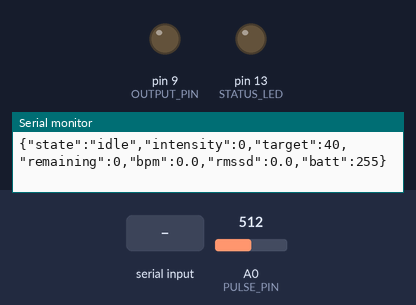
Recording of a sketch running on a simulated Arduino Nano, built with avr-gcc and run on an emulated ATmega328P. On the bench: output pins drawn as LEDs (lit = HIGH), the last lines printed to the serial monitor. The test bench sets the inputs (shaded band); at power-on: A0 (PULSE_PIN) = 512.

Above: at 1.5 s.
1.6 s: "START\n" received over Serial
At 3.6 s:
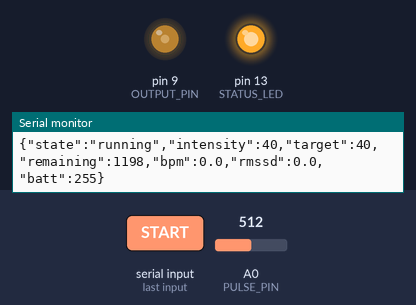
4.6 s: "STOP\n" received over Serial
At 5.71 s:
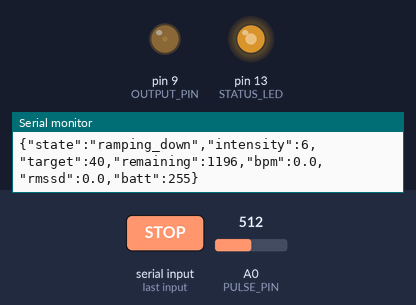
7.6 s: "START\n" received over Serial
At 7.78 s:
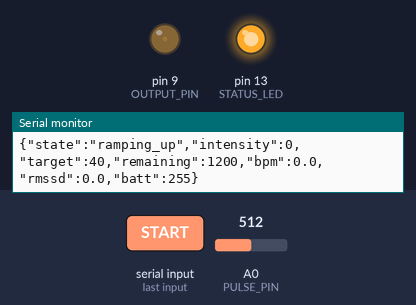
Timing chart, 0 to 10.6 s (numbered marks = the images above; inputs shaded):
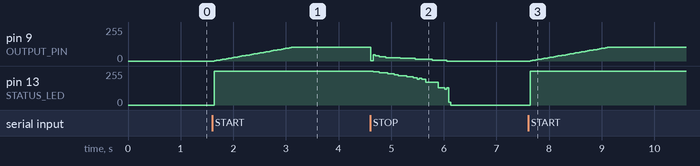

Measured:
- after the input at 1.6 s, pin 9 (OUTPUT_PIN): moves from 0/255 to 102/255 over 1.5 s, starting at once; pin 13 (STATUS_LED): 0/255 → 255/255 at once
- after the input at 7.6 s, pin 9 (OUTPUT_PIN): moves from 0/255 to 102/255 over 1.5 s, starting at once; pin 13 (STATUS_LED): 0/255 → 255/255 at once

The sketch:

nano_session_controller.ino
```cpp
/*
 * AlphaX — Arduino Nano R3 session controller
 * Team AlphaX, BMED 2310
 *
 * WHAT THIS IS FOR
 *   The Nano R3 (ATmega328P) has no Bluetooth radio, so it cannot talk to the
 *   iPhone app by itself. What it CAN do is run the full session state machine
 *   — ramps, timing, safety caps, HRV — driven over the USB serial monitor.
 *
 *   That means you can verify every behaviour your design claims tonight, with
 *   a board you already own, and swap in a radio later without changing any of
 *   the logic below.
 *
 * ADDING BLUETOOTH LATER
 *   Set USE_BLE_MODULE to 1 and wire an HM-10 (or AT-09) BLE module to D10/D11.
 *   Commands then arrive over the module instead of USB.
 *
 *   An HC-05 or HC-06 will NOT work with an iPhone. Those are Bluetooth
 *   Classic / SPP, which iOS does not allow apps to use. Only BLE modules
 *   (HM-10, AT-09) can talk to the app.
 *
 * WIRING (nothing required — the built-in LED works with no parts)
 *   D9   PWM output. Put an LED + 220Ω to GND here to watch the ramp fade.
 *        Later, this is the control line into the LT1637 stage.
 *   D13  built-in LED, lit whenever a session is active. No wiring needed.
 *   A0   pulse sensor analog in (optional)
 *
 *   D10  <- HM-10 TX    (only if USE_BLE_MODULE 1)
 *   D11  -> HM-10 RX    via a divider, see note at the bottom
 *
 * MEMORY NOTE
 *   The Nano has 2 KB of SRAM, so this avoids the String class and keeps
 *   static text in flash with F(). That is why the parsing looks more manual
 *   than the ESP32 version — it is the same logic, written to fit.
 */

#include <stdlib.h>          // dtostrf

// ---------------------------------------------------------------- config ---

#define USE_BLE_MODULE 0     // 0 = USB serial only, 1 = HM-10 on D10/D11

#define OUTPUT_PIN   9       // PWM — LED now, op-amp control later
#define STATUS_LED   13      // built-in, on while a session runs
#define PULSE_PIN    A0      // optional pulse sensor

const uint8_t  MAX_INTENSITY    = 80;     // percent — hard cap
const uint16_t MAX_SESSION_MIN  = 60;     // minutes — auto shut-off ceiling
const uint16_t RAMP_MS          = 1500;   // soft start / soft stop
const uint16_t STATUS_PERIOD_MS = 500;    // status print rate
const uint8_t  SAMPLE_PERIOD_MS = 10;     // 100 Hz pulse sampling

#if USE_BLE_MODULE
  #include <SoftwareSerial.h>
  SoftwareSerial BLESerial(10, 11);       // RX, TX
  #define LINK BLESerial
  const long LINK_BAUD = 9600;            // HM-10 default
#else
  #define LINK Serial
  const long LINK_BAUD = 115200;
#endif

// ----------------------------------------------------------------- state ---

enum SessionState { IDLE, RAMPING_UP, RUNNING, RAMPING_DOWN };

SessionState state           = IDLE;
uint8_t      targetIntensity = 40;
uint8_t      liveIntensity   = 0;
uint16_t     sessionMinutes  = 20;
uint32_t     sessionStartMs  = 0;
uint32_t     rampStartMs     = 0;
uint32_t     lastStatusMs    = 0;
uint32_t     lastSampleMs    = 0;

char    rxBuf[40];
uint8_t rxLen = 0;

// -------------------------------------------------------- pulse  +  HRV ----

const uint8_t IBI_BUFFER = 12;
uint16_t ibiBuf[IBI_BUFFER];
uint8_t  ibiCount = 0, ibiIndex = 0;

uint32_t lastBeatMs     = 0;
int      signalBaseline = 512;            // 10-bit ADC midpoint
int      signalPeak     = 512;
bool     aboveThreshold = false;
float    currentBPM     = 0;
float    currentRMSSD   = 0;

void recordBeat(uint32_t nowMs) {
  if (lastBeatMs == 0) { lastBeatMs = nowMs; return; }
  uint32_t ibi = nowMs - lastBeatMs;
  lastBeatMs = nowMs;

  if (ibi < 300 || ibi > 2000) return;    // reject artifacts (200 / 30 bpm)

  ibiBuf[ibiIndex] = (uint16_t)ibi;
  ibiIndex = (ibiIndex + 1) % IBI_BUFFER;
  if (ibiCount < IBI_BUFFER) ibiCount++;

  uint32_t sum = 0;
  for (uint8_t i = 0; i < ibiCount; i++) sum += ibiBuf[i];
  currentBPM = 60000.0 / (sum / (float)ibiCount);

  // RMSSD — root mean square of successive differences. Rises with
  // parasympathetic activity, which is the effect our device claims.
  if (ibiCount >= 3) {
    float sq = 0; uint8_t pairs = 0;
    for (uint8_t i = 1; i < ibiCount; i++) {
      uint8_t a = (ibiIndex + i - 1) % IBI_BUFFER;
      uint8_t b = (ibiIndex + i) % IBI_BUFFER;
      float d = (float)ibiBuf[b] - (float)ibiBuf[a];
      sq += d * d; pairs++;
    }
    if (pairs) currentRMSSD = sqrt(sq / pairs);
  }
}

void samplePulse() {
  int raw = analogRead(PULSE_PIN);        // 0..1023

  signalBaseline = (signalBaseline * 31 + raw) / 32;
  if (raw > signalPeak) signalPeak = raw;
  else signalPeak = (signalPeak * 255 + raw) / 256;

  int threshold = signalBaseline + (signalPeak - signalBaseline) / 2;
  uint32_t now = millis();

  if (!aboveThreshold && raw > threshold && (now - lastBeatMs) > 300) {
    aboveThreshold = true;
    recordBeat(now);
  } else if (aboveThreshold && raw < threshold) {
    aboveThreshold = false;
  }
}

// ---------------------------------------------------------------- output ---
// The ONLY function that touches hardware. Change this one body if the output
// stage ever needs something other than a proportional PWM level.

void applyOutput(uint8_t percent) {
  if (percent > MAX_INTENSITY) percent = MAX_INTENSITY;
  liveIntensity = percent;
  analogWrite(OUTPUT_PIN, (int)((uint16_t)percent * 255 / 100));
  digitalWrite(STATUS_LED, percent > 0 ? HIGH : LOW);
}

void stopOutputNow() {
  analogWrite(OUTPUT_PIN, 0);
  digitalWrite(STATUS_LED, LOW);
  liveIntensity = 0;
}

// -------------------------------------------------------------- sessions ---

void startSession(uint8_t intensity, uint16_t minutes) {
  if (intensity > MAX_INTENSITY) intensity = MAX_INTENSITY;
  if (minutes == 0 || minutes > MAX_SESSION_MIN) minutes = 20;
  targetIntensity = intensity;
  sessionMinutes  = minutes;
  sessionStartMs  = millis();
  rampStartMs     = millis();
  state           = RAMPING_UP;
}

void stopSession() {
  if (state == IDLE) return;
  rampStartMs = millis();
  state = RAMPING_DOWN;
}

void updateSession() {
  uint32_t now = millis();

  switch (state) {
    case RAMPING_UP: {
      uint32_t e = now - rampStartMs;
      if (e >= RAMP_MS) { applyOutput(targetIntensity); state = RUNNING; }
      else applyOutput((uint8_t)((uint32_t)targetIntensity * e / RAMP_MS));
      break;
    }
    case RUNNING:
      if ((now - sessionStartMs) >= (uint32_t)sessionMinutes * 60000UL) stopSession();
      else if (liveIntensity != targetIntensity) applyOutput(targetIntensity);
      break;

    case RAMPING_DOWN: {
      uint32_t e = now - rampStartMs;
      if (e >= RAMP_MS) { stopOutputNow(); state = IDLE; }
      else {
        uint8_t from = liveIntensity ? liveIntensity : targetIntensity;
        applyOutput((uint8_t)((uint32_t)from * (RAMP_MS - e) / RAMP_MS));
      }
      break;
    }
    case IDLE:
    default: break;
  }
}

uint16_t remainingSeconds() {
  if (state == IDLE) return 0;
  uint32_t total = (uint32_t)sessionMinutes * 60000UL;
  uint32_t el    = millis() - sessionStartMs;
  return (el >= total) ? 0 : (uint16_t)((total - el) / 1000);
}

const char *stateName() {
  switch (state) {
    case IDLE:         return "idle";
    case RAMPING_UP:   return "ramping_up";
    case RUNNING:      return "running";
    case RAMPING_DOWN: return "ramping_down";
  }
  return "unknown";
}

void sendStatus() {
  // avr-libc's snprintf cannot print floats, so dtostrf converts them first.
  // Leaving %f in here silently prints "?" — a classic AVR trap.
  char bpmStr[8], rmsStr[8], out[150];
  dtostrf(currentBPM,   0, 1, bpmStr);
  dtostrf(currentRMSSD, 0, 1, rmsStr);

  snprintf(out, sizeof(out),
    "{\"state\":\"%s\",\"intensity\":%u,\"target\":%u,\"remaining\":%u,"
    "\"bpm\":%s,\"rmssd\":%s,\"batt\":255}",
    stateName(), liveIntensity, targetIntensity, remainingSeconds(),
    bpmStr, rmsStr);

  LINK.println(out);
#if USE_BLE_MODULE
  Serial.println(out);        // mirror to USB for debugging
#endif
}

// -------------------------------------------------------------- commands ---
//   START:<intensity>:<minutes>
//   STOP
//   SET:<intensity>

void handleCommand(char *cmd) {
  if (cmd[0] == '\0') return;

  if (strncmp(cmd, "START", 5) == 0) {
    uint8_t  inten = 40;
    uint16_t mins  = 20;
    char *p1 = strchr(cmd, ':');
    if (p1) {
      inten = atoi(p1 + 1);
      char *p2 = strchr(p1 + 1, ':');
      if (p2) mins = atoi(p2 + 1);
    }
    startSession(inten, mins);

  } else if (strncmp(cmd, "STOP", 4) == 0) {
    stopSession();

  } else if (strncmp(cmd, "SET", 3) == 0) {
    char *p1 = strchr(cmd, ':');
    if (p1) {
      uint8_t inten = atoi(p1 + 1);
      if (inten > MAX_INTENSITY) inten = MAX_INTENSITY;
      targetIntensity = inten;
      if (state == RUNNING) applyOutput(inten);
    }
  }
  sendStatus();
}

void pump(Stream &port) {
  while (port.available()) {
    char ch = (char)port.read();
    if (ch == '\n' || ch == '\r') {
      rxBuf[rxLen] = '\0';
      if (rxLen) handleCommand(rxBuf);
      rxLen = 0;
    } else if (rxLen < sizeof(rxBuf) - 1) {
      rxBuf[rxLen++] = ch;
    } else {
      rxLen = 0;                        // overlong line, discard
    }
  }
}

// ------------------------------------------------------------------ main ---

void setup() {
  pinMode(OUTPUT_PIN, OUTPUT);
  pinMode(STATUS_LED, OUTPUT);
  stopOutputNow();

  Serial.begin(115200);
#if USE_BLE_MODULE
  BLESerial.begin(LINK_BAUD);
#endif
  delay(300);

  Serial.println(F("AlphaX Nano session controller ready"));
  Serial.println(F("Commands: START:<pct>:<min>  SET:<pct>  STOP"));
}

void loop() {
  uint32_t now = millis();

  pump(Serial);
#if USE_BLE_MODULE
  pump(BLESerial);
#endif

  if (now - lastSampleMs >= SAMPLE_PERIOD_MS) { lastSampleMs = now; samplePulse(); }

  updateSession();

  if (now - lastStatusMs >= STATUS_PERIOD_MS) { lastStatusMs = now; sendStatus(); }
}

/*
 * HM-10 WIRING, when you get one
 *
 *   HM-10 VCC  -> Nano 5V      (most breakout boards regulate to 3.3 V)
 *   HM-10 GND  -> Nano GND
 *   HM-10 TX   -> Nano D10     direct, 3.3 V is a valid HIGH for the Nano
 *   HM-10 RX   <- Nano D11 through a divider:
 *
 *        D11 ──[ 1kΩ ]──┬── HM-10 RX
 *                       │
 *                     2kΩ
 *                       │
 *                      GND
 *
 *   The Nano drives 5 V and the HM-10's RX pin is 3.3 V tolerant only. Wiring
 *   D11 straight to it will damage the module over time.
 *
 *   The app also needs different UUIDs for an HM-10: it exposes a fixed
 *   service FFE0 with characteristic FFE1, not our custom 6E5A000x set.
 */
```
